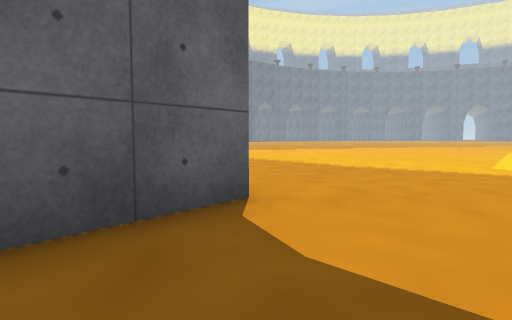
[1] (above)

19 first-person views from a walk through a scene from a Unity 3-D project. The camera is 0.68 m above the floor, tilts 4° down and sees 75° across. Doors are open. The floor is counted in squares, 1 m on a side. Each view is taken from the middle of a square. On the plan, view 1 faces up. The plan holds only what a view shows up to about 10 squares ahead; the rest is blank. The place goes on beyond the plan. Some animated figures are left out. Some surface patterns are stand-ins.

[2]
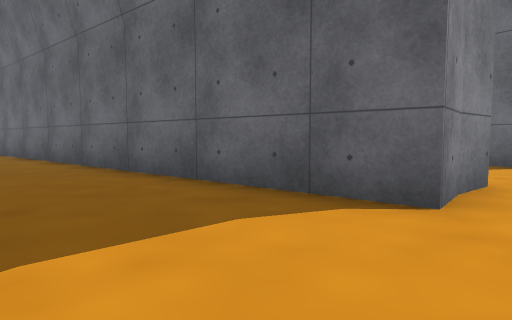

[3]
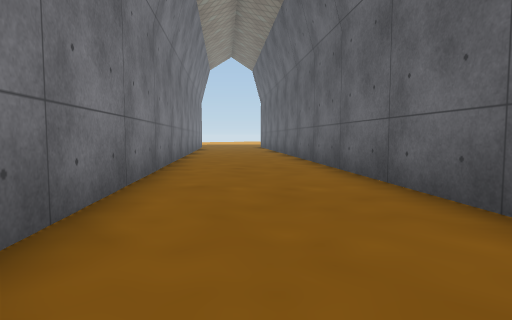

[4]
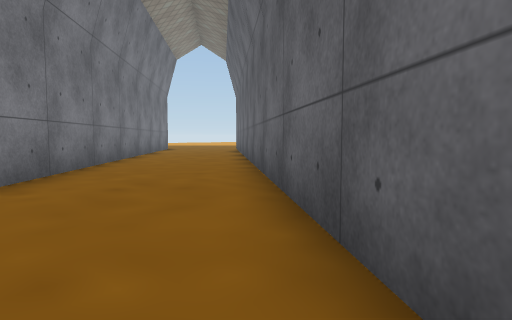

[5]
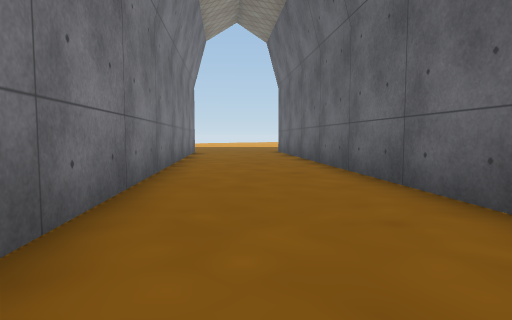

[6]
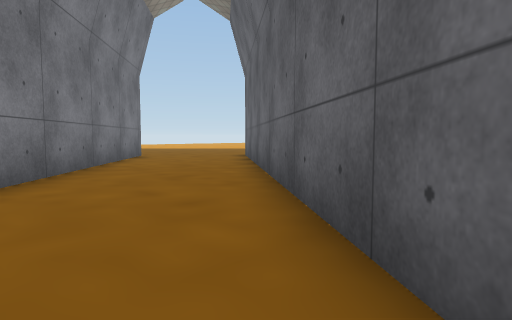

[7]
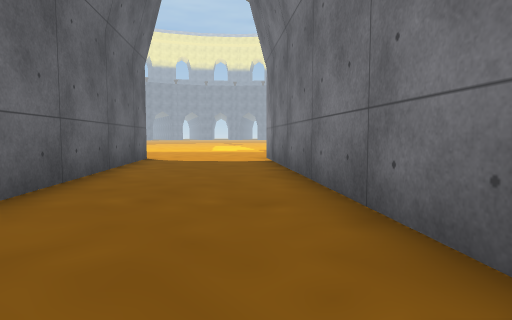

[8]
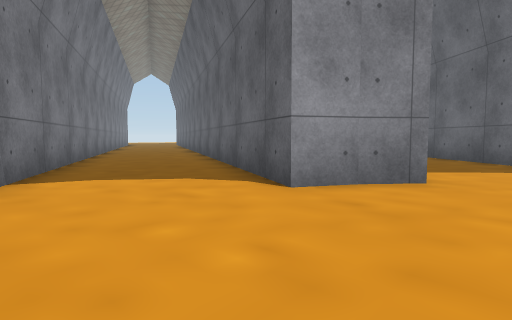

[9]
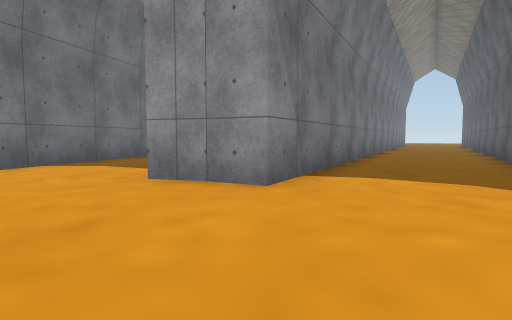

[10]
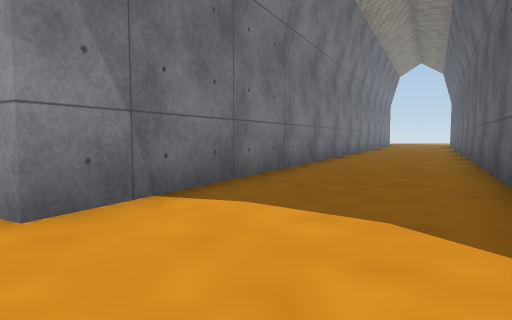

[11]
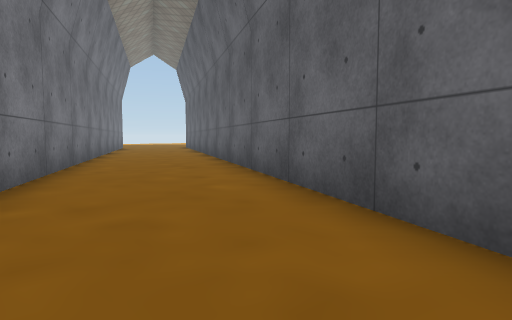

[12]
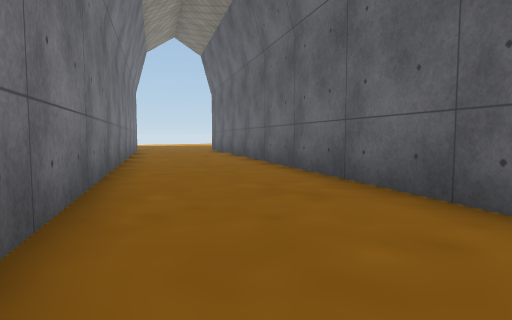

[13]
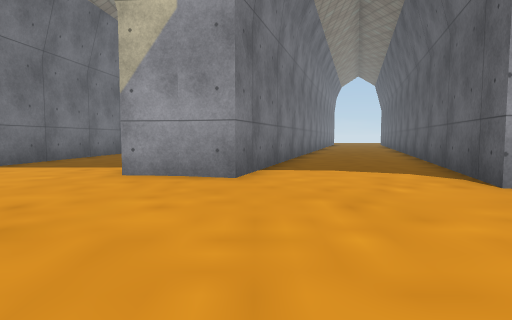

[14]
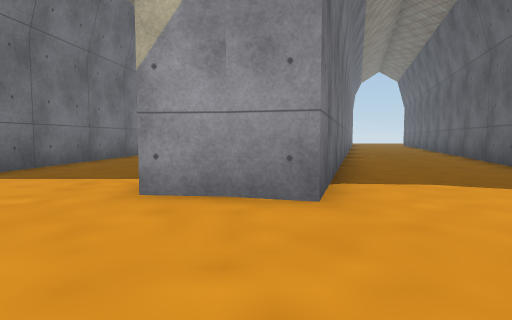

[15]
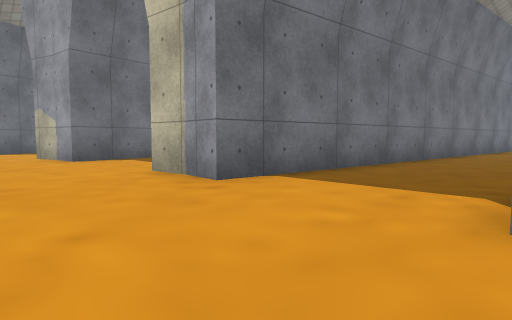

[16]
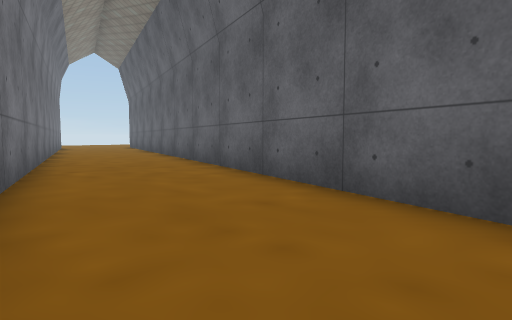

[17]
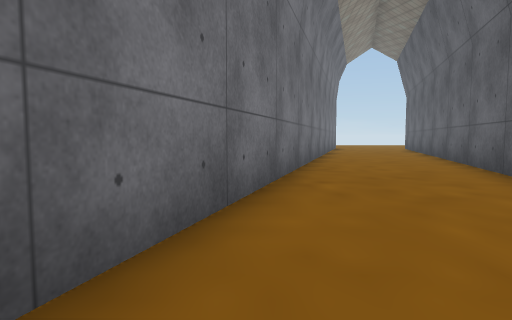

[18]
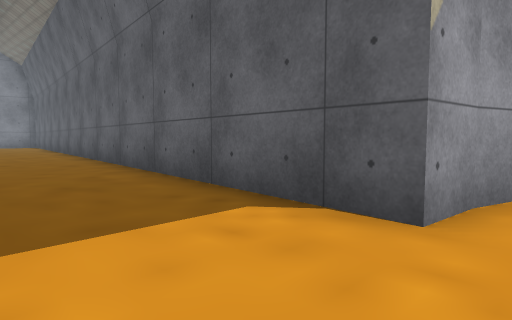

[19]
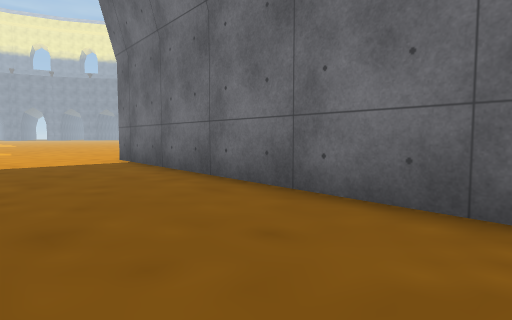

### Floor plan
Points are (right, up) in squares from view 1. A wall is a line through its corners. A room is listed if a view was taken in it or the views show most of it. See-through windows are left out.
Room 1 (views 1, 3, 4, 5, 6, 7)
walls: (-10.2, -14.5) (2.3, 0.8); (-0.1, 3.7) (-12.5, -11.4)
ways out: open door at (1, 2) to room 2
Room 2 (views 2, 8, 9, 10, 13, 14, 15, 18)
walls: (19.1, -4.2) (20.2, -4.3); (14.2, -3.7) (15.4, -3.9); (20.1, -4.3) (21.2, -4.2); (13.3, -3.5) (14.3, -3.8); (24.9, -3.9) (26, -3.7); (8.7, -2.1) (9.7, -2.4); (25.8, -3.8) (26.7, -3.5); (7.8, -1.6) (8.8, -2.1); (3.5, 0.7) (4.5, 0.2); (2.8, 1.4) (3.6, 0.7); (-0.9, 4.4) (-0.1, 3.7); (-1.6, 5.2) (-0.8, 4.3)
ways out: open door at (1, 2) to room 1; open door at (6, -1) to room 3; open door at (11.5, -3.5) to room 4; open door at (17.5, -4.5) to room 5; open door at (-3, 6.5); open door at (23, -4.4); open door at (28.5, -3)
Room 3 (views 11, 12)
walls: (0.9, -14.6) (7.8, -1.6); (4.5, 0.2) (-3.1, -14.1)
ways out: open door at (6, -1) to room 2
Room 4 (views 16, 17)
walls: (10, -14.6) (13.3, -3.5); (9.7, -2.4) (6, -14.6)
ways out: open door at (11.5, -3.5) to room 2
Room 5 (view 19)
walls: (18.2, -13.7) (19.1, -4.2); (15.4, -3.9) (14.4, -13.7)
ways out: open door at (17.5, -4.5) to room 2

Where each view was taken, in squares from view 1:
view 1: 0 up, 0 right, facing up
view 2: 2 up, 3 right, facing left
view 3: 0 up, 0 right, facing down-left
view 4: 1 down, 3 left, facing down-left
view 5: 5 down, 4 left, facing down-left
view 6: 6 down, 7 left, facing down-left
view 7: 6 down, 5 left, facing up-right
view 8: 3 up, 8 right, facing down-left
view 9: 3 up, 8 right, facing down
view 10: 1 up, 6 right, facing down
view 11: 3 down, 5 right, facing down-left
view 12: 7 down, 4 right, facing down-left
view 13: 2 up, 13 right, facing down
view 14: 0 up, 14 right, facing down
view 15: 1 down, 15 right, facing down-right
view 16: 5 down, 12 right, facing down-left
view 17: 7 down, 11 right, facing down
view 18: 3 down, 18 right, facing down-left
view 19: 14 down, 15 right, facing up-right
